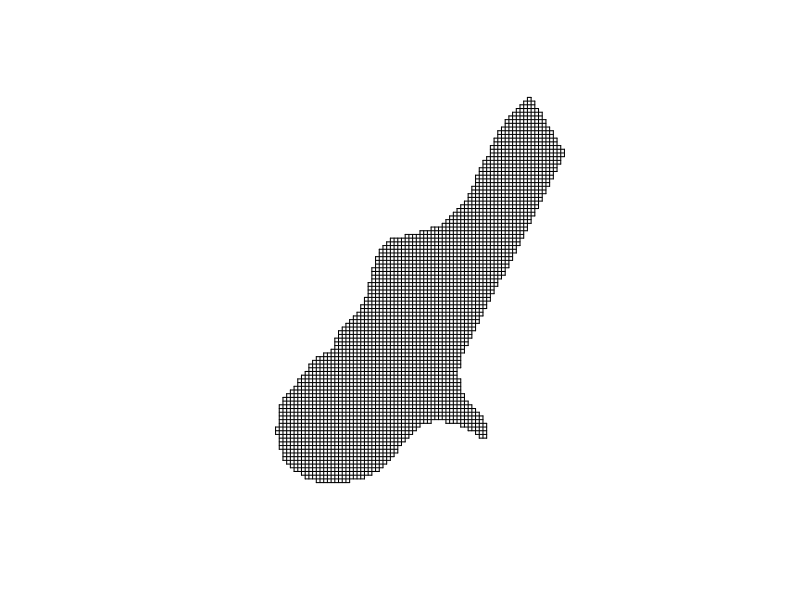
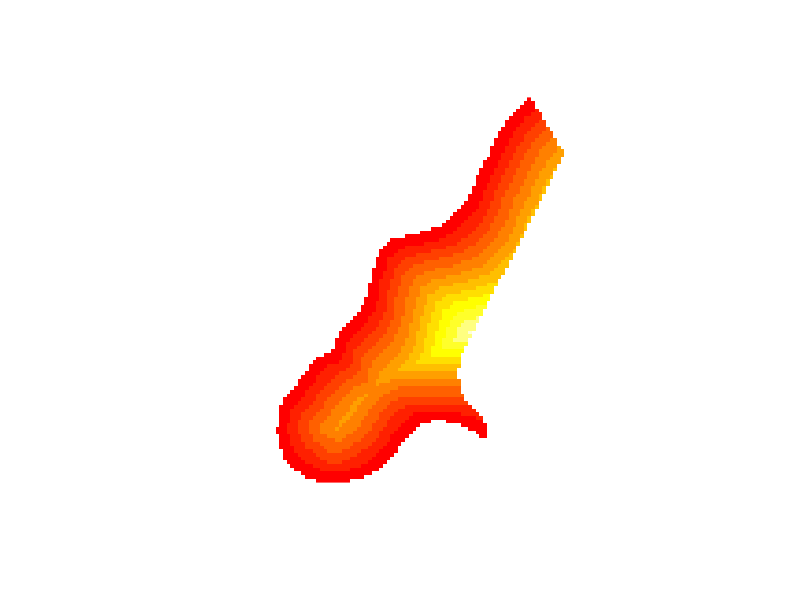
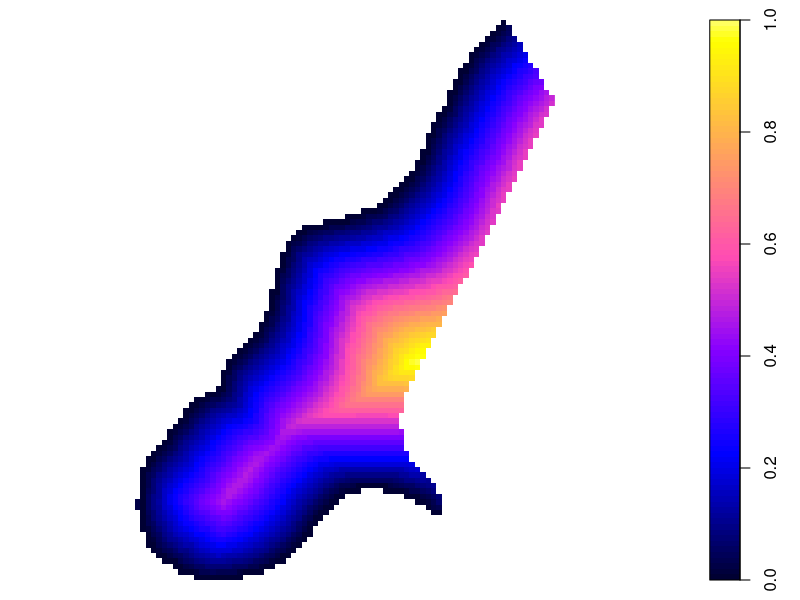
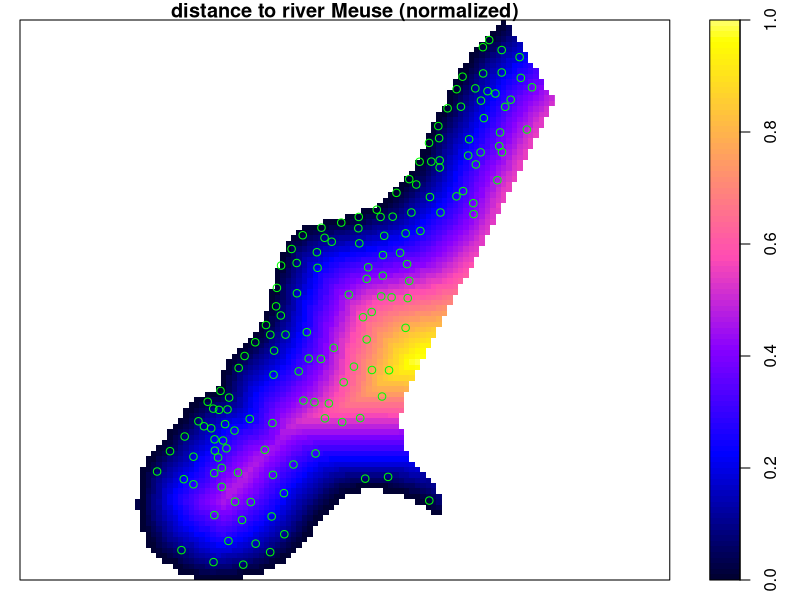
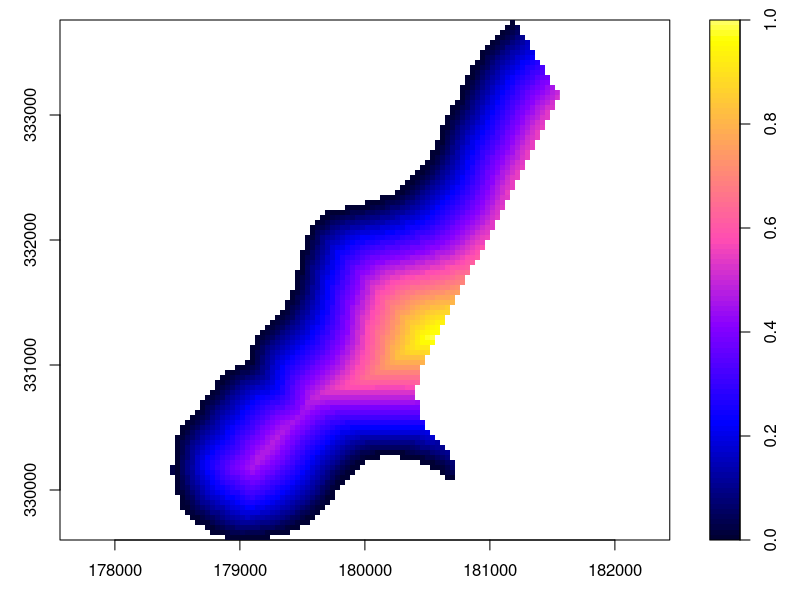
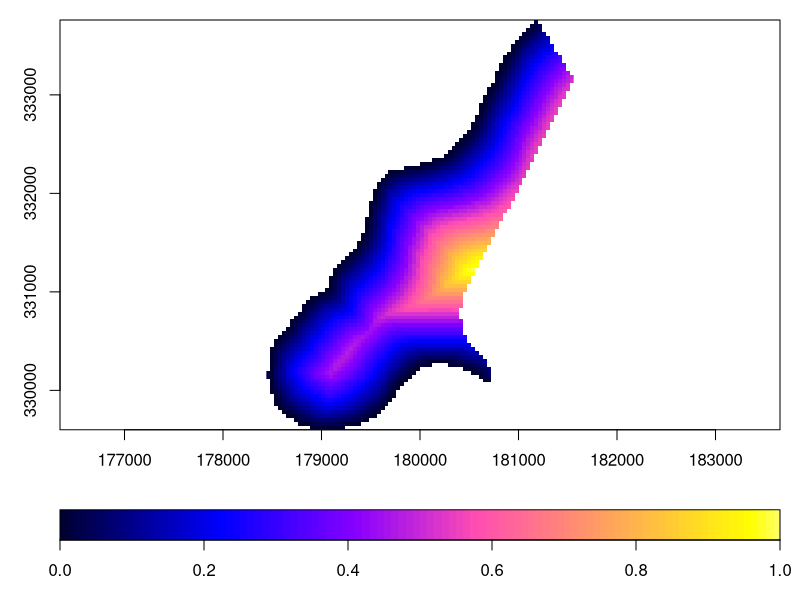
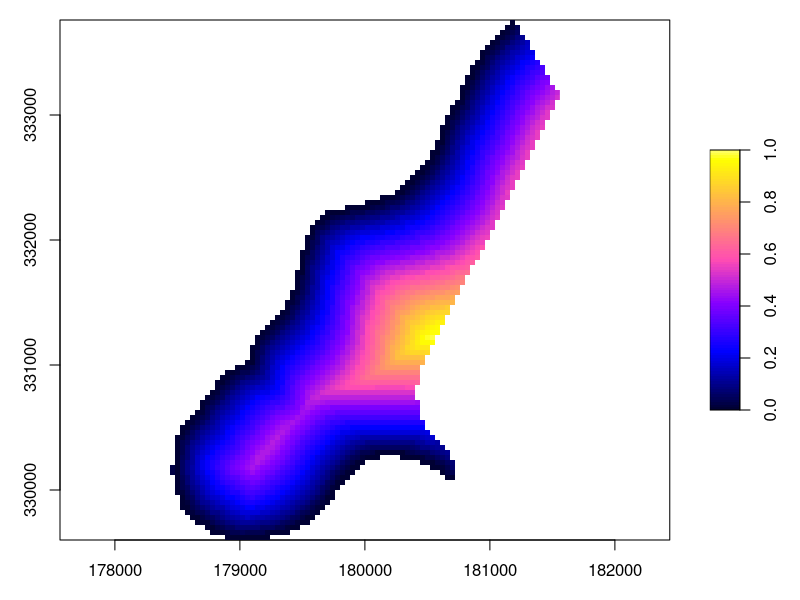
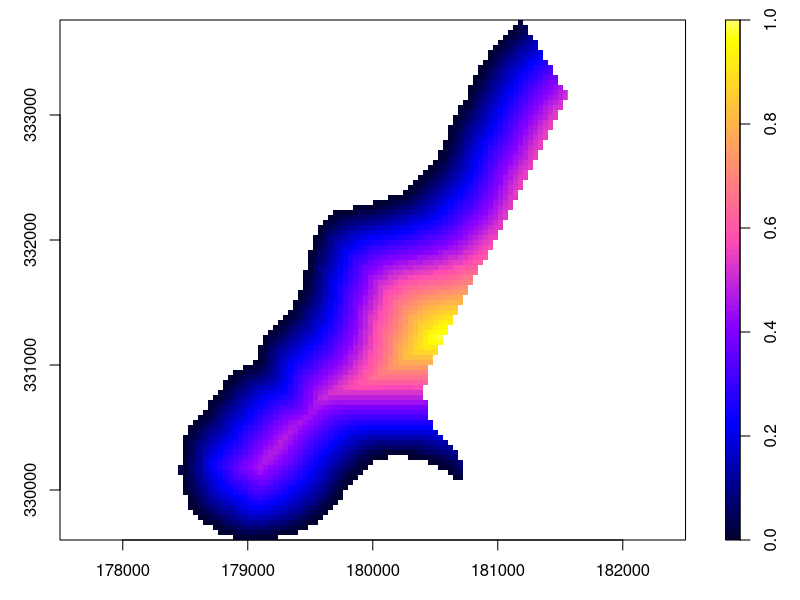

The R script that drew these images, in order:
## ---- chunk 1
library(sp)
demo(meuse,ask=FALSE,echo=FALSE)
plot(geometry(meuse.grid))
## ---- chunk 2
image(meuse.grid["dist"])
## ---- chunk 3
plot(meuse.grid["dist"], zlim = c(0,1))
## ---- chunk 4
plot(meuse.grid["dist"], zlim = c(0,1))
title("distance to river Meuse (normalized)")
points(meuse, col = 'green')
box()
## ---- chunk 5
plot(meuse.grid["dist"], zlim = c(0,1), axes = TRUE)
plot(meuse.grid["dist"], zlim = c(0,1), axes = TRUE, axis.pos = 1)
## ---- chunk 6
plot(meuse.grid["dist"], zlim = c(0,1), axes = TRUE, scale.shrink = 1)
plot(meuse.grid["dist"], zlim = c(0,1), axes = TRUE, scale.size = lcm(2.4))
## ---- chunk 7
b = c(0, 0.25, 0.5, 0.6, 0.7, 0.8, 0.9, 1)
col = rev(bpy.colors(length(b)-1))
plot(meuse.grid["dist"], breaks = b, col = col, at = b)
## ---- chunk 8
plot(meuse.grid["dist"], border = grey(0.6))
## ---- chunk 9
library(methods)
plot(as(meuse.grid, "SpatialGridDataFrame")["dist"], border = grey(0.6))
## ---- chunk 10
plot(meuse.grid["dist"], what = "scale", zlim = c(0,1))
## ---- chunk 11
plot(meuse.grid["dist"], what = "image")
## ---- chunk 12
plot(meuse.grid["ffreq"])
plot(meuse.grid["ffreq"], axis.pos = 1)
## ---- chunk 13
plot(meuse.grid["ffreq"], scale.n = 25)
## ---- chunk 14
plot(meuse.grid["ffreq"], scale.frac = 0.5)
## ---- chunk 15
levels(meuse.grid$ffreq) = c("frequent", "moderately frequent", "infrequent")
plot(meuse.grid["ffreq"], scale.size = lcm(5.8), scale.frac = 0.15)
## ---- chunk 16
plot(meuse.grid["dist"])
## ---- chunk 17
layout(matrix(1:3, 1, 3), widths = c(4,4,1))
plot(meuse.grid, what = "image", zlim = c(0,1))
plot(meuse.grid["dist"], what = "image", zlim = c(0,1))
plot(meuse.grid["dist"], what = "scale", zlim = c(0,1))
## ---- chunk 18
layout(matrix(1:4, 2, 2), heights = c(4,1))
levels(meuse.grid$ffreq) = c("fr", "mo", "inf")
plot(meuse.grid["ffreq"], what = "image")
plot(meuse.grid["ffreq"], what = "scale", axis.pos = 1)
plot(meuse.grid["dist"], what = "image", zlim = c(0,1))
plot(meuse.grid["dist"], what = "scale", axis.pos = 1, zlim = c(0,1))
